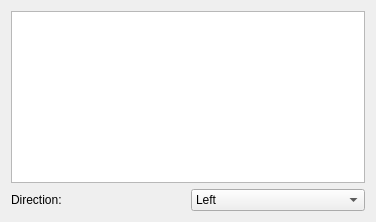
           <widget class="QWidget" name="page_objects">
            <property name="geometry">
             <rect>
              <x>0</x>
              <y>0</y>
              <width>376</width>
              <height>222</height>
             </rect>
            </property>
            <attribute name="label">
             <string>Object Placing</string>
            </attribute>
            <layout class="QVBoxLayout" name="verticalLayout_6">
             <item>
              <widget class="QListWidget" name="objectListWidget">
               <property name="sizePolicy">
                <sizepolicy hsizetype="Preferred" vsizetype="Expanding">
                 <horstretch>0</horstretch>
                 <verstretch>0</verstretch>
                </sizepolicy>
               </property>
              </widget>
             </item>
             <item>
              <layout class="QHBoxLayout" name="horizontalLayout_4">
               <property name="bottomMargin">
                <number>0</number>
               </property>
               <item>
                <widget class="QLabel" name="label_12">
                 <property name="text">
                  <string>Direction:</string>
                 </property>
                </widget>
               </item>
               <item>
                <widget class="QComboBox" name="object_direction_combo">
                 <item>
                  <property name="text">
                   <string>Left</string>
                  </property>
                 </item>
                 <item>
                  <property name="text">
                   <string>Right</string>
                  </property>
                 </item>
                </widget>
               </item>
              </layout>
             </item>
            </layout>
           </widget>
